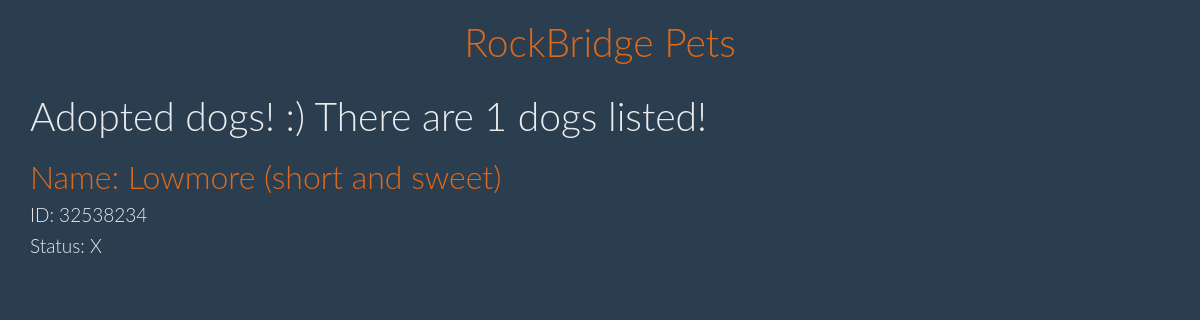
The page /dogs_adopted_list/ on the database its author committed.
### petfind/models.py (models this page shows, shortened)
class Animal(models.Model):
    animal = models.CharField(max_length = 20, blank = True)
    petId = models.CharField(max_length = 20, primary_key=True, verbose_name = 'ID', blank = True )
    firstSeen = models.DateTimeField("First Seen", null = True)
    lastSeen = models.DateTimeField("Last seen ", null = True)
    petName = models.CharField(max_length = 50, verbose_name = 'Name: ', blank = True)
    petDescription = models.TextField(verbose_name = 'Description', blank = True)
    petBreed = models.CharField(max_length = 100, verbose_name = 'Breed', blank = True)
    petStatus = models.CharField(max_length = 10, verbose_name = 'Status', blank = True)
    petAge = models.CharField(max_length = 10, blank = True, verbose_name ='Age')
    petSex = models.CharField(max_length = 10, blank = True, verbose_name = 'Sex')
    petSize = models.CharField(max_length = 10, blank = True, verbose_name ='Size')
    petMix = models.CharField(max_length = 10, blank = True, verbose_name ='Mixed?')
    petFeatures = models.CharField(max_length = 200, verbose_name ='Features', blank = True)
    petPhoto = models.TextField(verbose_name = "Picture", blank = True)
    address = models.CharField(max_length = 200, blank = True, default = '10 Animal Place')
    city = models.CharField(max_length = 50, blank = True, default = 'Lexington')
    email = models.CharField(max_length = 200, blank = True, default = 'shelter@rockbridgespca.net' )
    fax = models.CharField(max_length = 200, blank = True, default = '540-464-8847')
    phone = models.CharField(max_length = 200, blank = True, default = '540-463-5123')
    state = models.CharField(max_length = 2,default = 'VA')
    zip = models.CharField(max_length = 10,default = '24450')
    match = models.CharField(max_length = 5, default = "No")
    class Meta:
        ordering = ['petId']

### petfind/views.py (the view)
# urls.py: url(r'^dogs_adopted_list/$', views.dogs_adopted_list),
def dogs_adopted_list(request):
    doglist = Animal.objects.filter(animal='Dog', petStatus='X')
    dogCount = doglist.count()
    sumT = timedelta(days=0)
    for dog in doglist:
        timediff = dog.lastSeen - dog.firstSeen
        sumT += timediff
    if dogCount != 0:
        avg = sumT/dogCount
    else:
        avg = timedelta(days=0)
    averageTime=strfdelta(avg, "{days} days, {hours} hours, and {minutes} minutes")
    return render(request, 'petfind/dogs_adopted_list.html', {'doglist': doglist, 'dogCount': dogCount, 'averageTime': averageTime})

### petfind/views.py (called while the page is built)
def strfdelta(tdelta, fmt):
    d = {"days": tdelta.days}
    d["hours"], rem = divmod(tdelta.seconds, 3600)
    d["minutes"], d["seconds"] = divmod(rem, 60)
    return fmt.format(**d)

### petfind/templates/petfind/dogs_adopted_list.html
{% extends "petfind/base.html" %}
{% block content %}
<h1>Adopted dogs! :) There are {{ dogCount }} dogs listed!</h1>
{% for dog in doglist %}
	<div>
		<h2><a href="{% url 'petfind.views.dogs_detail' pk=dog.petId %}">Name: {{ dog.petName }}</a></h2>
		<h4> ID: {{ dog.petId }}</h4>
		<h4> Status: {{ dog.petStatus }}</h4>
	</div>
{% endfor %}
{% endblock content %}

### rows shown on the page
Animal: petName "Lowmore (short and sweet)", petId "32538234", petStatus "X"

### other values the page prints
{{ dogCount }} "1"
